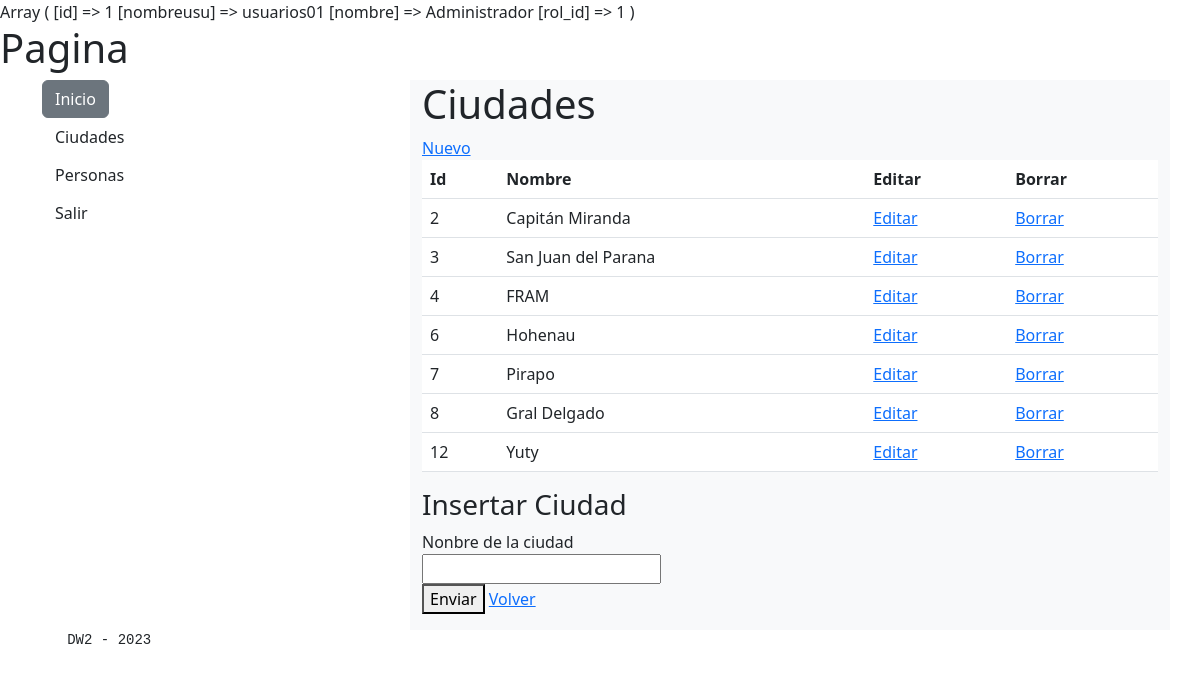
The app's page /0607/index.php?mod=ciudades&accion=nuevo (signed in) with its own data.
### tables this page shows
CREATE TABLE `ciudades` (
  `id` int(11) NOT NULL,
  `nombre` varchar(191) NOT NULL
);

### 0607/libs/ciudades.lib.php (called while the page is built, shortened)
<?php
function traerCiudades($con)
{
    $sql="SELECT * FROM ciudades";
    $filas=$con->query($sql);
    return $filas;
}
?>

### 0607/ciudades/index.php (the view, shortened to what this page needs)
<?php
$datos=traerCiudades($conn);
?>
<!DOCTYPE html>
<html lang="es">
<head>
</head>
<body>
    <h1>Ciudades</h1>
    <a href="index.php?mod=ciudades&accion=nuevo">Nuevo</a>
    <table class="table">
        <thead>
            <tr>
                <th>Id</th>
                <th>Nombre</th>
                <th>Editar</th>
                <th>Borrar</th>
            </tr>
        </thead>
        <tbody>
                <?php
                foreach($datos as $d) {
                ?>
             <tr>
                <td><?php echo $d['id'];  ?> </td>
                <td><?php echo $d['nombre'];  ?></td>
                <td><a href="index.php?mod=ciudades&accion=editar&id=<?php  echo $d['id'];  ?>">Editar</a> </td>
                <td><a href="ciudades/borrar.php?id=<?php  echo $d['id'];  ?>">Borrar</a> </td>
            </tr>
               <?php
               }
               ?>
        </tbody>
    </table>
</body>
</html>

### records on screen
ciudades: id "2", nombre "Capitán Miranda"
ciudades: id "3", nombre "San Juan del Parana"
ciudades: id "4", nombre "FRAM"
ciudades: id "6", nombre "Hohenau"
ciudades: id "7", nombre "Pirapo"
ciudades: id "8", nombre "Gral Delgado"
ciudades: id "12", nombre "Yuty"

### other values on screen
$titulo "Insertar Ciudad"
